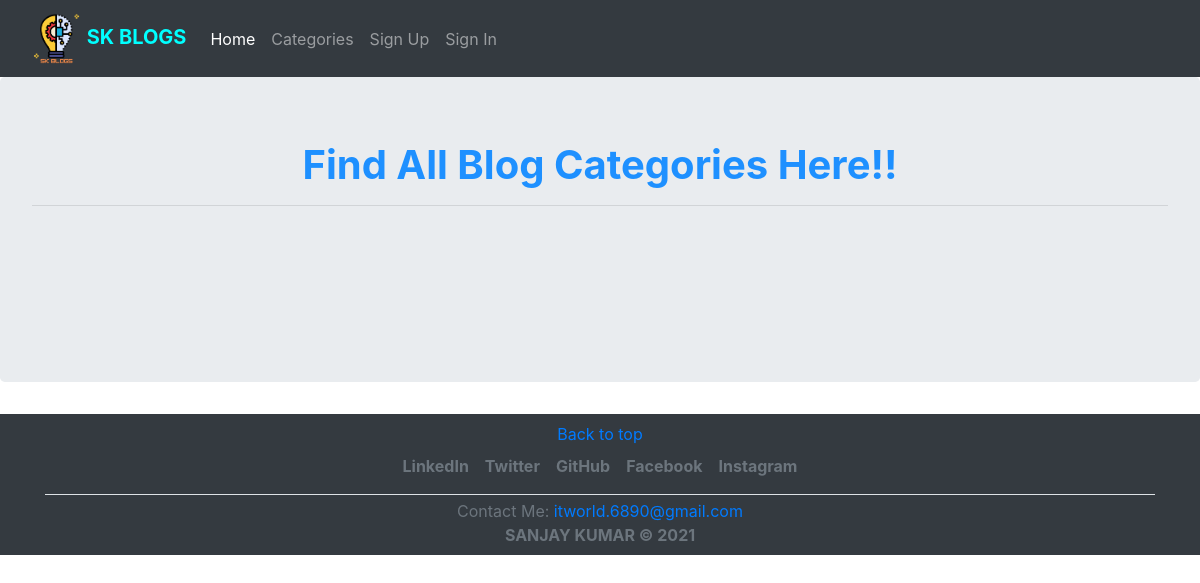
The page /category-list/ on the database as committed earlier.
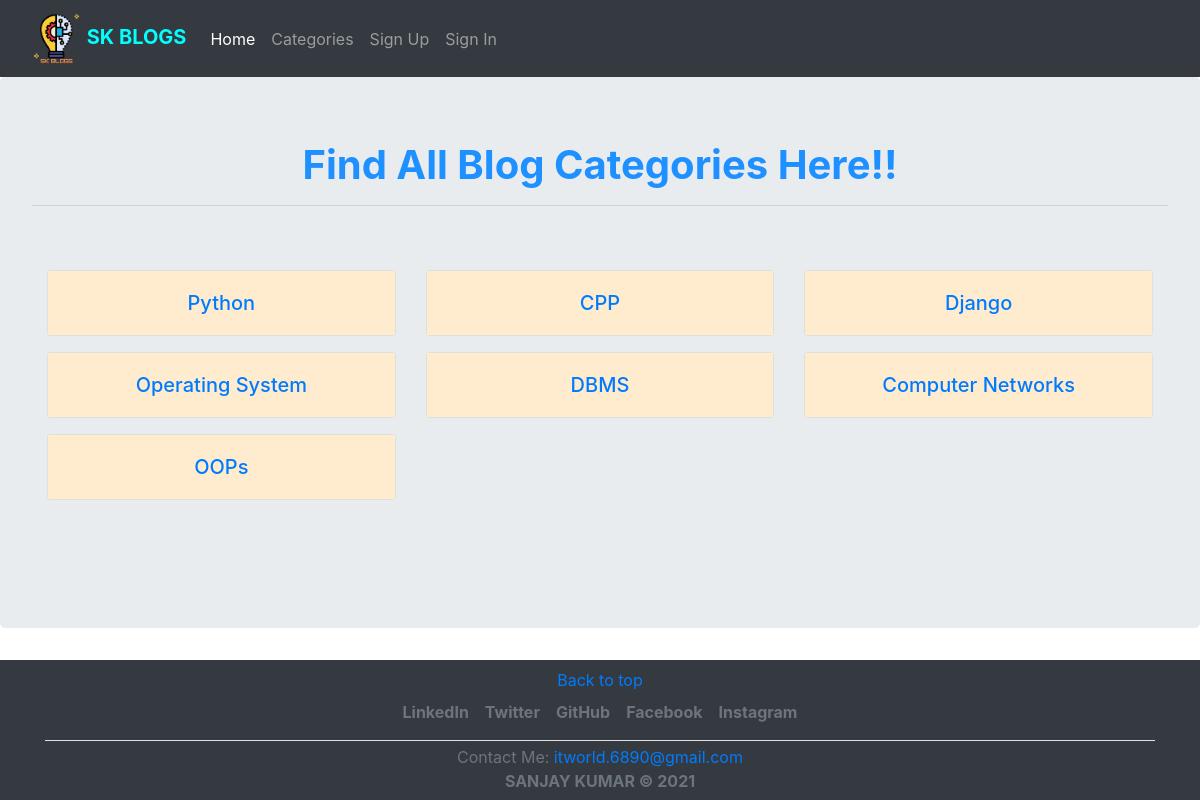
The same page on the database as committed later.
### blog/models.py (models this page shows, shortened)
class Category(models.Model):
    name = models.CharField(max_length=255)
    def __str__(self):
        return self.name

### blog/views.py (the view)
# urls.py: path('category-list/', CategoryListView, name="category-list"),
def CategoryListView(request):
    category_list = Category.objects.all()
    return render(request, 'category_list.html', {'category_list':category_list})

### blog/templates/category_list.html (shortened to what this page needs)
{% extends 'base.html' %}
{% block content %}
<h1 style="font-weight: bold; color:dodgerblue; text-align: center;">Find All Blog Categories Here!!</h1>
<hr/>
    <div class="album py-5">
    <div class="container">
        <div class="row">
        {% for category in category_list %}
        <div class="col-md-4" >
            <div class="card mb-3 box-shadow">
              <div class="card-body" style="text-align: left; background-color:blanchedalmond;">
                <h5 class="card-text" style="text-align: center;"><a href="{% url 'category' category|slugify %}">{{ category }}</a></h5>
              </div>
            </div>
        </div>
        {% endfor %}
    </div>
</div>
</div>
{% endblock %}

Rows that differ between the two databases and show on the page:
added Category: name "Python"
added Category: name "CPP"
added Category: name "Django"
added Category: name "Operating System"
added Category: name "DBMS"
added Category: name "Computer Networks"
added Category: name "OOPs"
